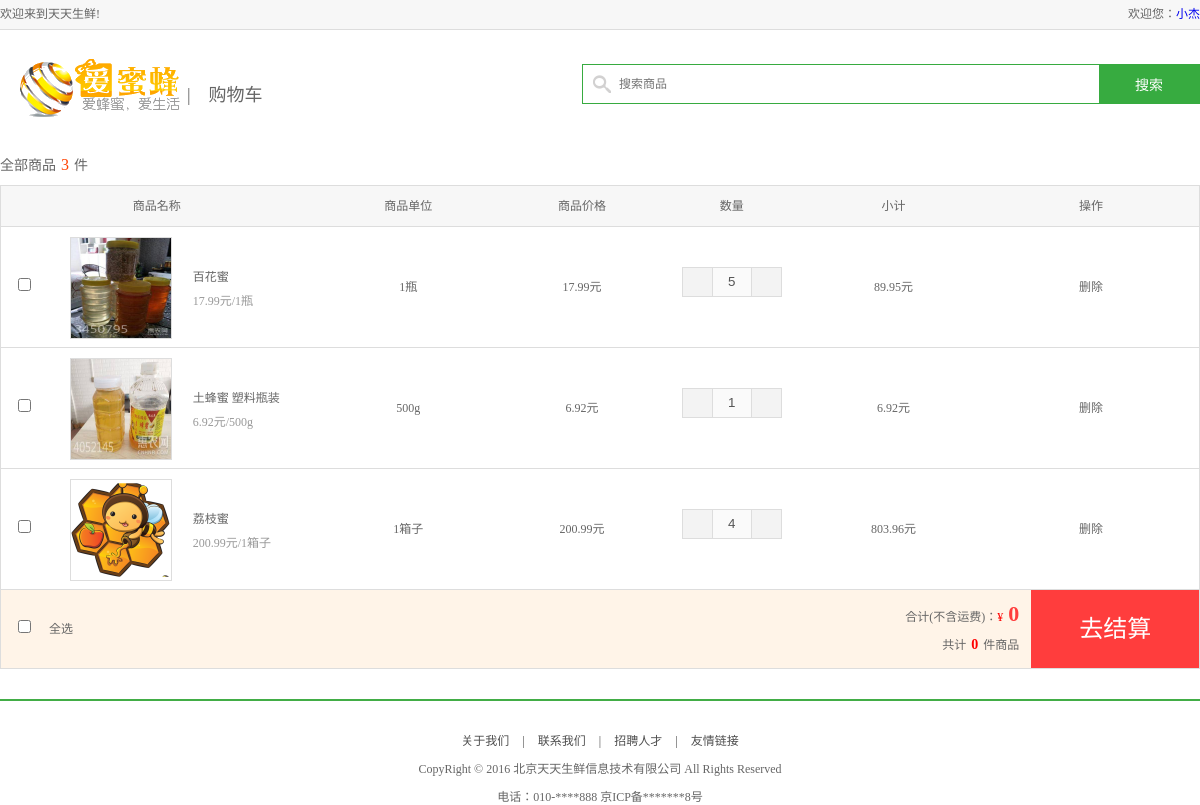
Before: /cart (signed in) with the older database file.
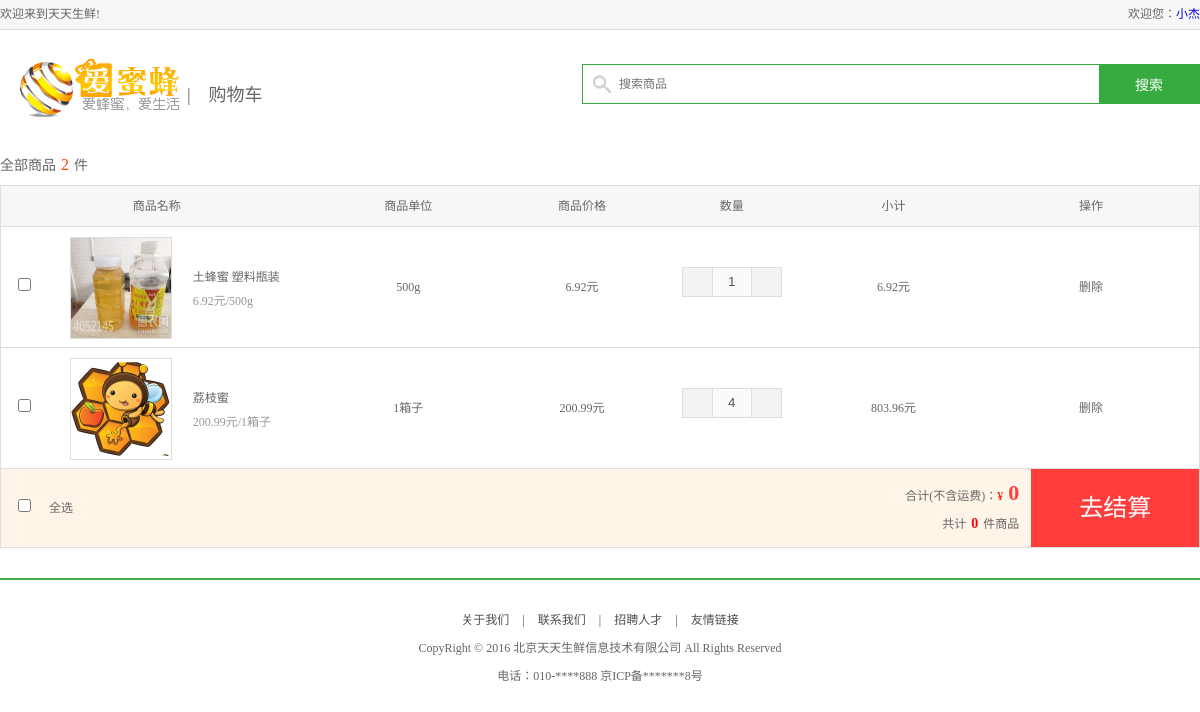
After: the same page with the newer database file.
### app/models.py (models this page shows, shortened)
class ShopCart(models.Model):
    user = models.ForeignKey(User, verbose_name='用户', on_delete=models.CASCADE)
    good = models.ForeignKey(Goods, verbose_name='商品', on_delete=models.CASCADE)
    good_count = models.IntegerField(verbose_name='商品数量')
    class Meta:
        db_table = 'shop_cart'
        verbose_name = '购物车'
        verbose_name_plural = verbose_name

class Goods(models.Model):
    status_choices = (
        (0, '下线'),
        (1, '上线'),
    )
    name = models.CharField(max_length=20, verbose_name='商品名称')
    desc = models.CharField(max_length=256, verbose_name='商品简介')
    price = models.DecimalField(max_digits=10, decimal_places=2, verbose_name='商品价格')
    unite = models.CharField(max_length=20, verbose_name='商品单位')
    image = models.ImageField(upload_to='goods', verbose_name='商品图片')
    variety = models.CharField(max_length=20, verbose_name='品种')
    manufacturing_season = models.CharField(max_length=20, verbose_name='季节')
    address = models.CharField(max_length=64, verbose_name='产地')
    stock = models.IntegerField(default=1, verbose_name='商品库存')
    sales = models.IntegerField(default=0, verbose_name='商品销量')
    status = models.SmallIntegerField(default=1, choices=status_choices, verbose_name='商品状态')
    detail = UEditorField(width=600, height=300, toolbars="full", imagePath="images/",
                          filePath="files/", upload_settings={"imageMaxSize": 1204000}, settings={},
                          verbose_name='商品详情')
    class Meta:
        db_table = 'goods'
        verbose_name = '商品信息'
        verbose_name_plural = verbose_name

### app/views.py (the view)
# urls.py: path('cart', views.shop_cart, name='cart'),  # 购物车页面
@login_required
def shop_cart(request):
    shop_cart_obj = models.ShopCart.objects.filter(user=request.user)
    price = 0
    for cart in shop_cart_obj:
        price += cart.good.price * cart.good_count
    return render(request, 'app/shop_cart.html', {'shop_cart_obj': shop_cart_obj, 'price': price})

### app/templatetags/tags.py (called while the page is built)
@register.simple_tag
def chengfa(*args):
    b = 1
    for a in args:
        b = b * a
    print(args)
    return b

### templates/app/shop_cart.html (shortened to what this page needs)
{% extends 'base.html' %}
{% load tags %}
{% block style %}
    <link rel="stylesheet" type="text/css" href="/static/css/css/reset.css">
    <link rel="stylesheet" type="text/css" href="/static/css/css/main.css">
{% endblock style %}
{% block body %}
    <div class="header_con">
        <div class="header">
            <div class="welcome fl">欢迎来到天天生鲜!</div>
            <div class="fr">
                <div class="login_info fl">
                    欢迎您：<em><a href="/user_center_info">{{ request.user.first_name }}</a></em>
                </div>
            </div>
        </div>
    </div>
    <div class="search_bar clearfix">
        <a href="/" class="logo fl"><img src="/static/images/logo2.png"></a>
        <div class="sub_page_name fl">|&nbsp;&nbsp;&nbsp;&nbsp;购物车</div>
        <div class="search_con fr">
            <form action="/shop" method="get">
                <input type="text" class="input_text fl" name="search" placeholder="搜索商品" >
                <input type="submit" class="input_btn fr" name="" value="搜索">
            </form>
        </div>
    </div>
    <div class="total_count">全部商品<em>{{ shop_cart_obj.count }}</em>件</div>
    <ul class="cart_list_th clearfix">
        <li class="col01">商品名称</li>
        <li class="col02">商品单位</li>
        <li class="col03">商品价格</li>
        <li class="col04">数量</li>
        <li class="col05">小计</li>
        <li class="col06">操作</li>
    </ul>
    {% for car in shop_cart_obj %}
        <ul class="cart_list_td clearfix" id="car_goods_list_{{ car.id }}">
            <li class="col01">
                <input type="checkbox" value="{{ car.id }}" class="select_shop">
            </li>
            <li class="col02"><img src="/static/media/{{ car.good.image }}"></li>
            <li class="col03">{{ car.good.name }}<br><em>{{ car.good.price }}元/{{ car.good.unite }}</em></li>
            <li class="col04">{{ car.good.unite }}</li>
            <li class="col05">{{ car.good.price }}元</li>
            <li class="col06">
                <div class="num_add">
                    <a href="javascript:;" class="add fl"></a>
                    <input type="text" class="num_show fl" value="{{ car.good_count }}" id="count_{{ car.id }}"
                           disabled>
                    <a href="javascript:;" class="minus fl"></a>
                </div>
            </li>
            <li class="col07"><em id="shop_price_{{ car.id }}">{% chengfa car.good.price car.good_count %}</em>元</li>
            <li class="col08"><a href="javascript:;" onclick="removeCarGoods({{ car.id }})">删除</a></li>
        </ul>
    {% endfor %}
    <ul class="settlements">
        <li class="col01"><input type="checkbox" name="" id="select_all"></li>
        <li class="col02">全选</li>
        <li class="col03">合计(不含运费)：<span>¥</span><em id="all_price">0</em><br>共计<b id="shop_count">0</b>件商品</li>
        <li class="col04"><a onclick="createOrder()">去结算</a></li>
    </ul>
    <div class="footer">
        <div class="foot_link">
            <a href="#">关于我们</a>
            <span>|</span>
            <a href="#">联系我们</a>
            <span>|</span>
            <a href="#">招聘人才</a>
            <span>|</span>
            <a href="#">友情链接</a>
        </div>
        <p>CopyRight © 2016 北京天天生鲜信息技术有限公司 All Rights Reserved</p>
        <p>电话：010-****888 京ICP备*******8号</p>
    </div>
{% endblock body %}

Changed rows visible on the page:
removed ShopCart: good.image (picture), good.name "百花蜜", good.price "17.99", good.unite "1瓶", good_count "5", good+good_count "89.95"
Other visible differences:
{{ shop_cart_obj.count }}: "3" → "2"
